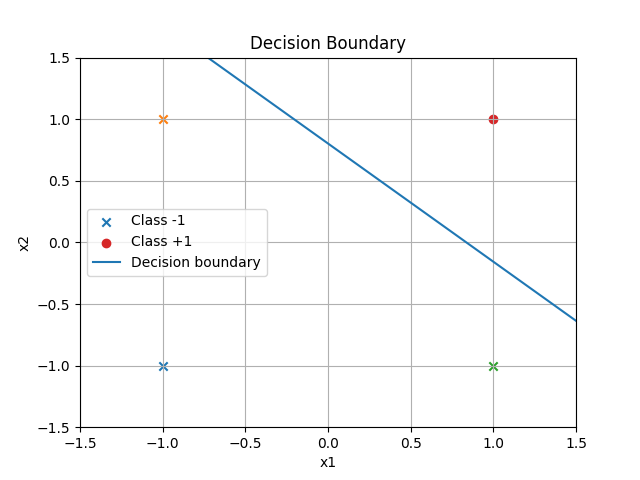

Write Python code to recreate this figure.
# import matplotlib.pyplot as plt  # noqa: F401
# import numpy as np

# epochs = int(input("Enter epoch: "))
# # x = np.array(list(map(int, input("Enter inputs: ").split())))
# inputs = np.array([[-1, -1], [-1, 1], [1, -1], [1, 1]])
# w = np.random.rand(2)
# b = 0.0
# targets = np.array([-1, -1, -1, 1])
# lr = 0.05

# for epoch in range(epochs):
#     for x, t in zip(inputs, targets):
#         y = np.sum(x * w) + b

#         w = w + x * (t - y) * lr
#         b = b + (t - y) * lr

#         print(f"for {x}: {y:.3f}")

import matplotlib.pyplot as plt
import numpy as np

epochs = int(input("Enter epoch: "))

inputs = np.array([[-1, -1], [-1, 1], [1, -1], [1, 1]])
targets = np.array([-1, -1, -1, 1])

w = np.random.rand(2)
b = 0.0
lr = 0.05

mse_history = []

for epoch in range(epochs):
    squared_errors = []

    for x, t in zip(inputs, targets):
        y = np.sum(x * w) + b
        error = t - y

        w = w + x * error * lr
        b = b + error * lr

        squared_errors.append(error**2)

    mse = np.mean(squared_errors)
    mse_history.append(mse)

# -------------------------
# 1. Convergence curve
# -------------------------
plt.figure()
plt.plot(range(1, epochs + 1), mse_history)
plt.xlabel("Epoch")
plt.ylabel("Mean Squared Error")
plt.title("Convergence Curve")
plt.grid(True)
plt.show()

# -------------------------
# 2. Decision boundary
# -------------------------
plt.figure()

# Plot input points
for x, t in zip(inputs, targets):
    if t == 1:
        plt.scatter(
            x[0],
            x[1],
            marker="o",
            label="Class +1"
            if "Class +1" not in plt.gca().get_legend_handles_labels()[1]
            else "",
        )
    else:
        plt.scatter(
            x[0],
            x[1],
            marker="x",
            label="Class -1"
            if "Class -1" not in plt.gca().get_legend_handles_labels()[1]
            else "",
        )

# Plot boundary line: w1*x1 + w2*x2 + b = 0
x1_vals = np.linspace(-1.5, 1.5, 100)

if w[1] != 0:
    x2_vals = -(w[0] * x1_vals + b) / w[1]
    plt.plot(x1_vals, x2_vals, label="Decision boundary")
else:
    x_vertical = -b / w[0]
    plt.axvline(x=x_vertical, label="Decision boundary")

plt.xlim(-1.5, 1.5)
plt.ylim(-1.5, 1.5)
plt.xlabel("x1")
plt.ylabel("x2")
plt.title("Decision Boundary")
plt.legend()
plt.grid(True)
plt.show()

plt.savefig("perceptron")
